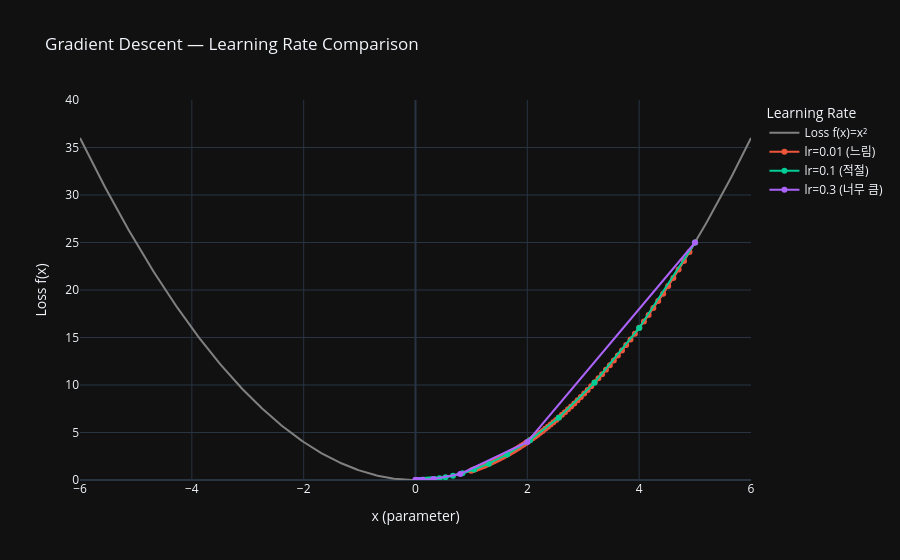

Notebook code for this chart:
### Markdown cell above
### **학습률(learning rate)의 의미**

|**구분**|**설명**|**결과**|
|---|---|---|
|**너무 작을 때**|천천히 움직임, 수렴은 하지만 시간이 오래 걸림|느림|
|**적절할 때**|안정적으로 최소점에 도달|이상적|
|**너무 클 때**|보폭이 커서 최소점을 지나치며 발산|불안정|

### Code cell
import numpy as np
import plotly.graph_objects as go

f = lambda x: x**2          # Loss 함수: f(x) = x²
df = lambda x: 2 * x        # 기울기: df/dx = 2x

x_vals = np.linspace(-6, 6, 400)
y_vals = f(x_vals)

def gradient_descent(start, lr, steps):
    x = start
    path = [(x, f(x))]
    for _ in range(steps):
        x -= lr * df(x)
        path.append((x, f(x)))
    return np.array(path)

paths = {
    "lr=0.01 (느림)": gradient_descent(5, 0.01, 80),
    "lr=0.1 (적절)": gradient_descent(5, 0.1, 20),
    "lr=0.3 (너무 큼)": gradient_descent(5, 0.3, 10)
}

fig = go.Figure()

fig.add_trace(go.Scatter(
    x=x_vals, y=y_vals,
    mode="lines",
    name="Loss f(x)=x²",
    line=dict(color="gray", width=2)
))

for name, path in paths.items():
    fig.add_trace(go.Scatter(
        x=path[:, 0], y=path[:, 1],
        mode="markers+lines",
        name=name,
        marker=dict(size=6),
        line=dict(width=2)
    ))

fig.update_layout(
    template="plotly_dark",
    title="Gradient Descent — Learning Rate Comparison",
    xaxis_title="x (parameter)",
    yaxis_title="Loss f(x)",
    yaxis=dict(range=[0, 40]),
    legend=dict(title="Learning Rate", bgcolor="rgba(0,0,0,0)")
)

fig.show()

### Figure 1 — Plotly figure (JSON) as saved in the notebook; plotly's stock layout.template omitted (floating-point values rounded to 4 significant figures; data arrays with more than 128 entries replaced by an {"elided": "..."} marker saying what was removed)
{"data": [{"line": {"color": "gray", "width": 2}, "mode": "lines", "name": "Loss f(x)=x²", "x": {"elided": "400 float values"}, "y": {"elided": "400 float values"}, "type": "scatter"}, {"line": {"width": 2}, "marker": {"size": 6}, "mode": "markers+lines", "name": "lr=0.01 (느림)", "x": [5.0, 4.9, 4.802, 4.706, 4.612, 4.52, 4.429, 4.341, 4.254, 4.169, 4.085, 4.004, 3.924, 3.845, 3.768, 3.693, 3.619, 3.547, 3.476, 3.406, 3.338, 3.271, 3.206, 3.142, 3.079, 3.017, 2.957, 2.898, 2.84, 2.783, 2.727, 2.673, 2.619, 2.567, 2.516, 2.465, 2.416, 2.368, 2.32, 2.274, 2.229, 2.184, 2.14, 2.097, 2.055, 2.014, 1.974, 1.935, 1.896, 1.858, 1.821, 1.784, 1.749, 1.714, 1.679, 1.646, 1.613, 1.581, 1.549, 1.518, 1.488, 1.458, 1.429, 1.4, 1.372, 1.345, 1.318, 1.292, 1.266, 1.24, 1.216, 1.191, 1.167, 1.144, 1.121, 1.099, 1.077, 1.055, 1.034, 1.014, 0.9932], "y": [25.0, 24.01, 23.06, 22.15, 21.27, 20.43, 19.62, 18.84, 18.09, 17.38, 16.69, 16.03, 15.39, 14.78, 14.2, 13.64, 13.1, 12.58, 12.08, 11.6, 11.14, 10.7, 10.28, 9.871, 9.48, 9.104, 8.744, 8.397, 8.065, 7.746, 7.439, 7.144, 6.861, 6.59, 6.329, 6.078, 5.837, 5.606, 5.384, 5.171, 4.966, 4.77, 4.581, 4.399, 4.225, 4.058, 3.897, 3.743, 3.595, 3.452, 3.315, 3.184, 3.058, 2.937, 2.821, 2.709, 2.602, 2.499, 2.4, 2.305, 2.213, 2.126, 2.042, 1.961, 1.883, 1.809, 1.737, 1.668, 1.602, 1.539, 1.478, 1.419, 1.363, 1.309, 1.257, 1.207, 1.16, 1.114, 1.07, 1.027, 0.9865], "type": "scatter"}, {"line": {"width": 2}, "marker": {"size": 6}, "mode": "markers+lines", "name": "lr=0.1 (적절)", "x": [5.0, 4.0, 3.2, 2.56, 2.048, 1.638, 1.311, 1.049, 0.8389, 0.6711, 0.5369, 0.4295, 0.3436, 0.2749, 0.2199, 0.1759, 0.1407, 0.1126, 0.09007, 0.07206, 0.05765], "y": [25.0, 16.0, 10.24, 6.554, 4.194, 2.684, 1.718, 1.1, 0.7037, 0.4504, 0.2882, 0.1845, 0.1181, 0.07556, 0.04836, 0.03095, 0.01981, 0.01268, 0.008113, 0.005192, 0.003323], "type": "scatter"}, {"line": {"width": 2}, "marker": {"size": 6}, "mode": "markers+lines", "name": "lr=0.3 (너무 큼)", "x": [5.0, 2.0, 0.8, 0.32, 0.128, 0.0512, 0.02048, 0.008192, 0.003277, 0.001311, 0.0005243], "y": [25.0, 4.0, 0.64, 0.1024, 0.01638, 0.002621, 0.0004194, 6.711e-05, 1.074e-05, 1.718e-06, 2.749e-07], "type": "scatter"}], "layout": {"yaxis": {"title": {"text": "Loss f(x)"}, "range": [0, 40]}, "legend": {"title": {"text": "Learning Rate"}, "bgcolor": "rgba(0,0,0,0)"}, "title": {"text": "Gradient Descent — Learning Rate Comparison"}, "xaxis": {"title": {"text": "x (parameter)"}}}}
